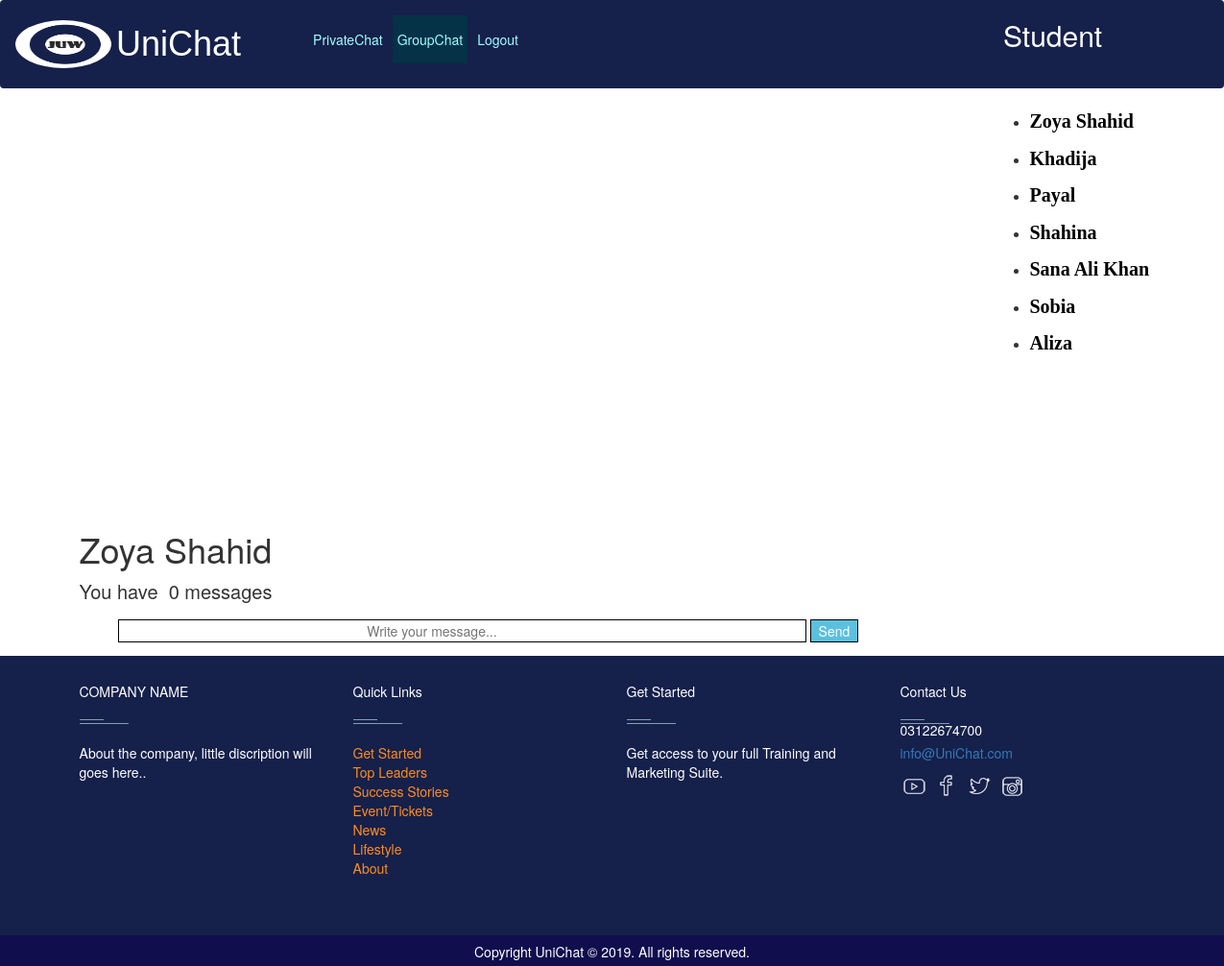
The app's page /ok.php?Username=Zoya Shahid (signed in) with its own data.
### tables this page shows
CREATE TABLE `student` (
  `Id` int(150) UNSIGNED NOT NULL,
  `Username` varchar(30) DEFAULT NULL,
  `Email` varchar(30) DEFAULT NULL,
  `Password` varchar(30) DEFAULT NULL,
  `Faculty` varchar(50) DEFAULT NULL,
  `Batch` varchar(30) DEFAULT NULL,
  `Source` varchar(30) DEFAULT NULL,
  `Area` varchar(255) DEFAULT NULL
);

### gdata.php (the view, shortened to what this page needs)
<?php
require_once("kon.php");
$wah=$_SESSION['un'];
	$user = "select * from student where Username != '$wah'";
	$run_user = mysqli_query($con,$user);
	while ($row_user=mysqli_fetch_array($run_user)){
	$user_name = $row_user['Username'];
	echo"
	<li>
		<div class='chat'>
			<p><a href='wah.php?Username=$user_name' style='color:black;text-decoration:none;font-size:20px;font-family:times new roman;font-weight:bold;'>$user_name</a></p>";
	}
?>

### ok.php (shortened to what this page needs)
<?php
include("kon.php");
if(!isset($_SESSION['un'])){
	header("location: login.php");
}
else{ ?>
<html>
<head><title>PRIVATE CHAT</title>
	<link rel="stylesheet" href="https://maxcdn.bootstrapcdn.com/bootstrap/4.3.1/css/bootstrap.min.css">
	<link rel="stylesheet" href="https://maxcdn.bootstrapcdn.com/bootstrap/4.3.1/css/bootstrap.min.css">
	<link rel="stylesheet" type="text/css" href="https://maxcdn.bootstrapcdn.com/bootstrap/3.3.7/css/bootstrap.min.css">
	<link rel="stylesheet" type="text/css" href="https://maxcdn.bootstrapcdn.com/font-awesome/4.7.0/css/font-awesome.min.css">
<?php
      $se=$_SESSION['un'];
?>
</head>
<div id="ho">
<nav class="navbar navbar-expand-sm" style="background-color:rgb(21,32,75);">
  <ul class="navbar-nav" >
  	 <li class="nav-item">
      <a class="nav-link"  href="juw.php"><img src="1.png" class="rounded-circle" alt="LOGO" title="Home" width="100" height="50" style="background-color:black;"></a>
    </li>
    <li class="nav-item">
      <h1 style="font-family:Comic Sans MS, cursive, sans-serif; color:white;" >UniChat</h1>
    </li>
    <li class="nav-item">
      <a class="nav-link"  href="t.php" style="color:rgb(159,255,255);margin-left:70px; margin-top: 10px;">PrivateChat</a>
    </li>
    <li class="nav-item">
      <a class="nav-link" id="T" href="gp.php" style="color:rgb(159,255,255);margin-left:5px; margin-top: 10px;">GroupChat</a>
    </li>
<li class="nav-item" >
      <a class="nav-link" href="logout.php" style="color:rgb(159,255,255);margin-left:5px; margin-top: 10px;">Logout</a>
    </li>
    <li >
  	<?php
  	 echo "<p style='color:white;font-size:30px;margin-top:10px;margin-left:500px; position:fixed;'>$se</p>";?></li>
  </ul>
</nav>
</div>
	<div class="container main-section">
		<div class="row">
			<div class="col-md-3 col-sm-3 col-xs-12 left-sidebar"style="margin-left:950px;">
				<div class="left-chat">
					<ul >
						<?php include("gdata.php"); ?>
					</ul>
				</div>
			</div>
			<div class="col-md-9 col-sm-9 col-xs-12 right-sidebar">
				<div class="row" style="margin-top:-350px;">
					<?php
						$user = $_SESSION['un'];
						$get_user = "select * from student where Username='$user'";
						$run_user = mysqli_query($con,$get_user);
						$row=mysqli_fetch_array($run_user);
						$user_name = $row['Username'];
					?>
					<?php
					 $username=$_SESSION['un'];
						if(isset($_GET['Username'])){
						global $con;
						$get_username = $_GET['Username'];
						$get_user = "select * from student where Username='$get_username'";
						$run_user = mysqli_query($con,$get_user);
						$row_user=mysqli_fetch_array($run_user);
						$username = $row_user['Username'];
					}
						$total_messages = "select * from users_chats where (sender_username='$user_name' AND receiver_username='$username') OR (receiver_username='$user_name' AND sender_username='$username')";
						$run_messages = mysqli_query($con,$total_messages);
						$total = mysqli_num_rows($run_messages);
					?>
					<div class="col-md-12 right-header" style="margin-top:500px;">
						<div class="right-header-detail">
							<form method="post">
								<p><?php echo"<h1>$username</h1>";?></p>
								<span style="font-size:20px;">You have&nbsp;&nbsp;<?php echo $total; ?> messages</span>&nbsp &nbsp
							</form>
						</div>
					</div>
				</div>
				<div class="row" >
					<div id="scrolling" class="col-md-12 right-header-contentChat">
					</div>
				</div>
				<div class="row">
					<div class="col-md-12 right-chat-textbox" id="d">
						<form method="post" >
						<input autocomplete="off" type="text" name="msg_content" placeholder="&nbsp;&nbsp;&nbsp;&nbsp;&nbsp;&nbsp;&nbsp;&nbsp;&nbsp;&nbsp;&nbsp;&nbsp;&nbsp;&nbsp;&nbsp;&nbsp;&nbsp;&nbsp;&nbsp;&nbsp;&nbsp;&nbsp;&nbsp;&nbsp;&nbsp;&nbsp;&nbsp;&nbsp;&nbsp;&nbsp;&nbsp;&nbsp;&nbsp;&nbsp;&nbsp;&nbsp;&nbsp;&nbsp;&nbsp;&nbsp;&nbsp;&nbsp;&nbsp;&nbsp;&nbsp;&nbsp;&nbsp;&nbsp;&nbsp;&nbsp;&nbsp;&nbsp;&nbsp;&nbsp;&nbsp;&nbsp;&nbsp;&nbsp;&nbsp;&nbsp;&nbsp;&nbsp;&nbsp;&nbsp;&nbsp;&nbsp;Write your message..."style="width:87%;margin-left:40px;border:1px solid black;">
						<button class="btn-info" name="submit" id="c" style="width:6%; border:1px solid black;"> Send</button>
						</form>
					</div>
				</div>
			</div>
		</div>
	</div>
<?php } ?>
<footer id="footer" class="footer-1">
<div class="main-footer widgets-dark typo-light">
<div class="container">
<div class="row">
<div class="col-xs-12 col-sm-6 col-md-3">
<div class="widget subscribe no-box">
<h5 class="widget-title">COMPANY NAME<span></span></h5>
<p>About the company, little discription will goes here.. </p>
</div>
</div>
<div class="col-xs-12 col-sm-6 col-md-3">
<div class="widget no-box">
<h5 class="widget-title">Quick Links<span></span></h5>
<ul class="thumbnail-widget">
<li>
<div class="thumb-content"><a href="#.">Get Started</a></div>
</li>
<li>
<div class="thumb-content"><a href="#.">Top Leaders</a></div>
</li>
<li>
<div class="thumb-content"><a href="#.">Success Stories</a></div>
</li>
<li>
<div class="thumb-content"><a href="#.">Event/Tickets</a></div>
</li>
<li>
<div class="thumb-content"><a href="#.">News</a></div>
</li>
<li>
<div class="thumb-content"><a href="#.">Lifestyle</a></div>
</li>
<li>
<div class="thumb-content"><a href="#.">About</a></div>
</li>
</ul>
</div>
</div>
<div class="col-xs-12 col-sm-6 col-md-3">
<div class="widget no-box">
<h5 class="widget-title">Get Started<span></span></h5>
<p>Get access to your full Training and Marketing Suite.</p>
</div>
</div>
<div class="col-xs-12 col-sm-6 col-md-3">
<div class="widget no-box">
<h5 class="widget-title">Contact Us<span>03122674700</span></h5>
<p><a href="mailto:info@domain.com" title="UniChat">info@UniChat.com</a></p>
<ul class="social-footer2">
<li class=""><a title="youtube" target="_blank" href="https://www.youtube.com/"><img alt="youtube" width="30" height="30"></a></li>
<li class=""><a href="https://www.facebook.com/" target="_blank" title="Facebook"><img alt="Facebook" width="30" height="30"></a></li>
<li class=""><a href="https://twitter.com" target="_blank" title="Twitter"><img alt="Twitter" width="30" height="30"></a></li>
<li class=""><a title="instagram" target="_blank" href="https://www.instagram.com/"><img alt="instagram" width="30" height="30"></a></li>
</ul>
</div>
</div>
</div>
</div>
</div>
<div class="footer-copyright">
<div class="container">
<div class="row">
<div class="col-md-12 text-center">
<p>Copyright UniChat © 2019. All rights reserved.</p>
</div>
</div>
</div>
</div>
</footer>

### ok.php (style rules this page uses)
footer .main-footer { padding: 20px 0; background: rgb(21,32,75); }
footer ul { padding-left: 0; list-style: none; }
.footer-copyright { background: rgb(17,14,78); padding: 5px 0; }
.footer-copyright p { color: white; margin: 2px 0 0; }
.widget { padding: 20px; margin-bottom: 40px; }
.widget.no-box { padding: 0; background-color: transparent; margin-bottom: 40px; box-shadow: none; -webkit-box-shadow: none; -moz-box-shadow: none; -ms-box-shadow: none; -o-box-shadow: none; }
.widget.subscribe p { margin-bottom: 18px; }
.widget li a { color: #ff8d1e; }
.widget-title { margin-bottom: 20px; }
.widget-title span { background: #839FAD none repeat scroll 0 0;display: block; height: 1px;margin-top: 25px;position: relative;width: 20%; }
.widget-title span::after { background: inherit;content: "";height: inherit; position: absolute;top: -4px;width: 50%; }
.typo-light h1, .typo-light h2, .typo-light h3, .typo-light h4, .typo-light h5, .typo-light h6, .typo-light p, .typo-light div, .typo-light span, .typo-light small { color: #fff; }
ul.social-footer2 { margin: 0;padding: 0; width: auto; }
ul.social-footer2 li { display: inline-block;padding: 0; }
ul.social-footer2 li a { display: block; height:30px;width: 30px;text-align: center; }
#T { background-color: rgb(5, 50, 70); }

### records on screen
student: Username "Zoya Shahid"
student: Username "Khadija"
student: Username "Payal"
student: Username "Shahina"
student: Username "Sana Ali Khan"
student: Username "Sobia"
student: Username "Aliza"

### other values on screen
$se "Student"
$total "0"
